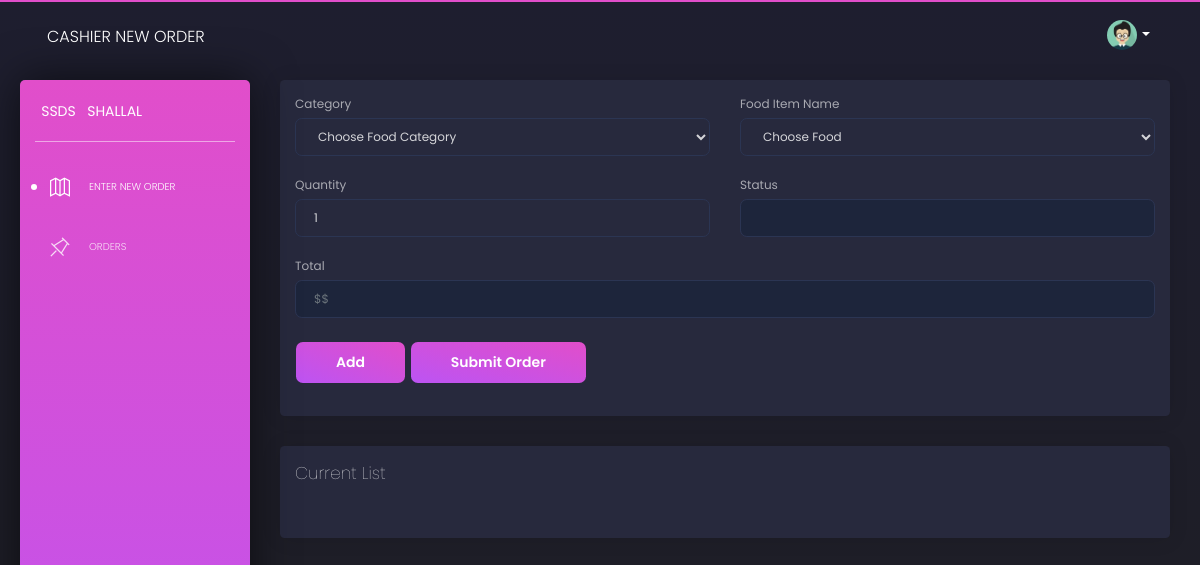
Page /cashier/newOrder on the earlier database version.
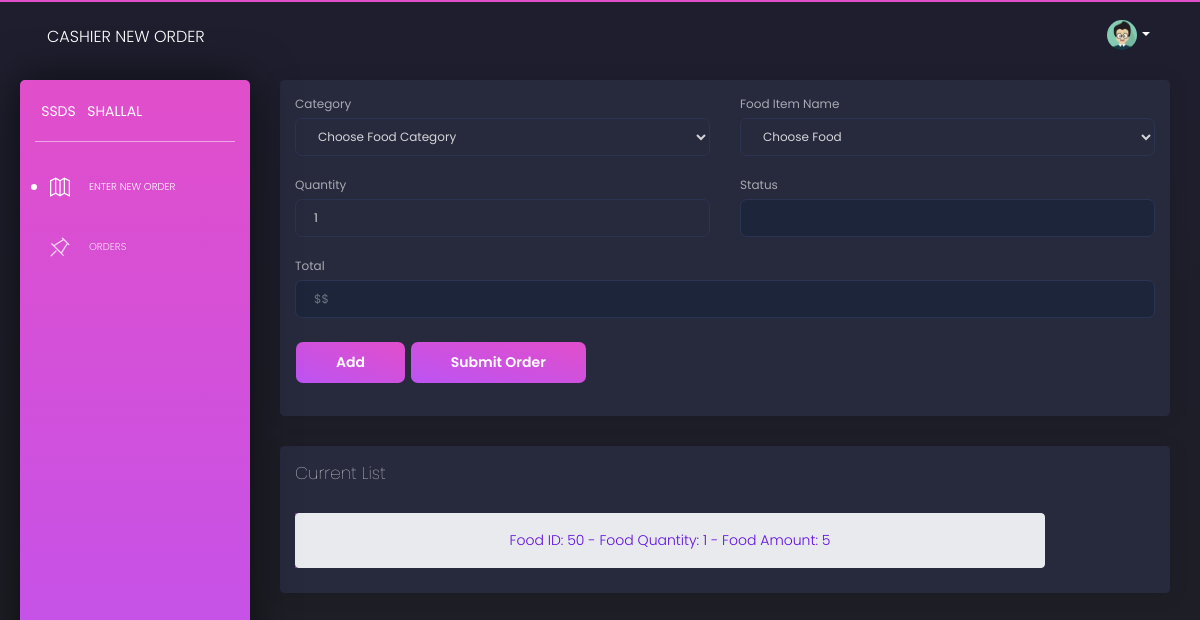
Same page on the later database version.
### database_setup.py (models this page shows)
class CustomerOrder(Base):
    __tablename__='customer_order'
    tid=Column(Integer,nullable=False,primary_key=True)
    fid=Column(Integer, ForeignKey("fooditem.fid"),nullable=False, primary_key=True)
    qty=Column(Integer,nullable=False,primary_key=True)
    amt=Column(Integer,nullable=False,primary_key=True)
    stsid=Column(String(10), ForeignKey("status.stsid"),nullable=False)

### ssds.py (the view, shortened to what this page needs)
@app.route('/cashier/newOrder',methods=['GET','POST'])
def newOrder():
    foodcategories=session.query(FoodCategory).all()
    maxTID = session.query(Transaction).order_by(
    desc(Transaction.tid)).limit(1).first()
    max=0
    if(maxTID==None):
        max=0
    else:
        max=maxTID.tid
    currentOrder = session.query(CustomerOrder).filter_by(tid=max+1).all()
    if request.method =='POST'and request.form['submit_button'] == 'add':
        total = 0
        total = total + int(request.form['total'])
        fid=session.query(FoodItem).filter_by(name=request.form['food']).first()
        customerorder=CustomerOrder(tid=max+1,fid=fid.fid,qty=request.form['quantity'],amt=float(request.form['total']),stsid="S9")
        session.add(customerorder)
        session.commit()
        return redirect(url_for('newOrder'))
    else:
        return render_template('new_order.html',foodcategories=foodcategories,currentOrder=currentOrder)

### templates/new_order.html (shortened to what the changed rows need)
<html lang="en" class="perfect-scrollbar-on"><head>
  <link href="https://use.fontawesome.com/releases/v5.0.6/css/all.css" rel="stylesheet">
  <link href="/static/assets/css/nucleo-icons.css" rel="stylesheet">
  <link href="/static/assets/css/black-dashboard.css" rel="stylesheet">
  <link href="/static/assets/demo/demo.css" rel="stylesheet">
</head>
<body class="" cz-shortcut-listen="true">
  <div class="wrapper">
    <div class="main-panel ps ps--active-y">
      <div class="content">
            <div class="card ">
              <div class="card-body">
                <div class="column">
                  <div class="col-3">
                      <div class="form-group">
                    <div class="list-group row" name='listiwant'>
                        {% for order in currentOrder %}
                      <a class="list-group-item list-group-item-action list-group-item-light text-center" style="width:750px" >
                          Food ID: {{order.fid}} -  Food Quantity: {{order.qty}} - Food Amount: {{order.amt}}
                      </a>
                      {% endfor %}
</div>
                  </div>
                  </div>
            </div>
          </div>
          </div>
          </div>
</div></div></body></html>

Differences in the rows shown:
now on this page (row edited): CustomerOrder: fid "50", qty "1", amt "5"
